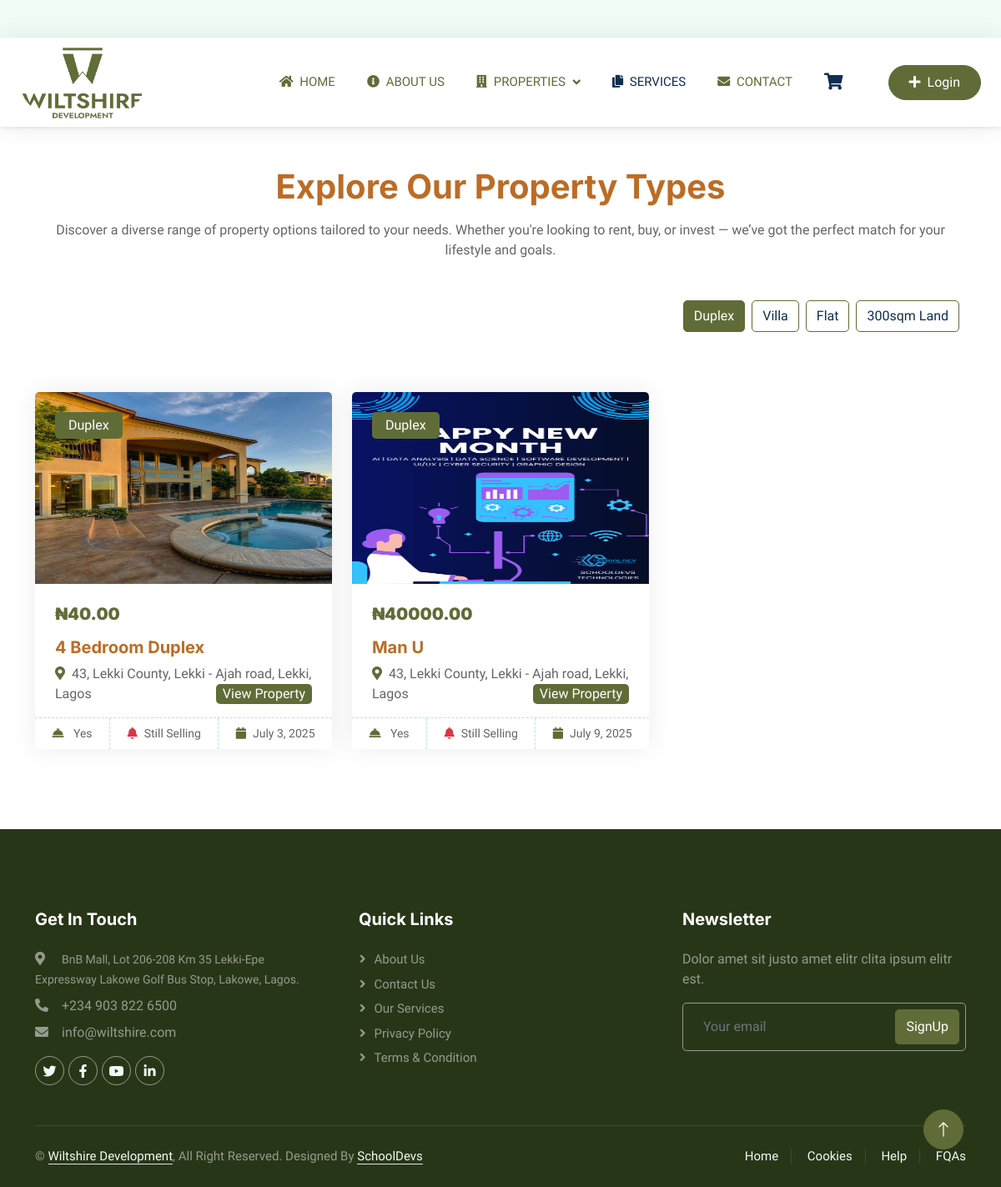
The app's page /PropertyTypeHome/ with its own data.
### myapp/models.py (models this page shows, shortened)
class PropertyType(models.Model):
    name = models.CharField(max_length=50, unique=True)
    def __str__(self):
        return self.name

class Property(models.Model):
    featureChoice = [
        ('For Sell', 'For Sell'),
        ('For Rent', 'For Rent'),
        ('Sub-Let', 'Sub-Let')
    ]
    PropertyStatus = [
        ('Still Selling', 'Still Selling'),
        ('Taken', 'Taken'),
        ('Leased Out', 'Leased Out')
    ]
    AllowedSubscription = [
        ('Yes', 'Yes'),
        ('No', 'No')
    ]
    title = models.CharField(max_length=200)
    description = models.TextField()
    price = models.DecimalField(max_digits=12, decimal_places=2)
    property_type = models.ForeignKey(PropertyType, on_delete=models.SET_NULL, null=True)
    location = models.ForeignKey(Location, on_delete=models.CASCADE)
    property_status = models.TextField("Property Status", choices=PropertyStatus, max_length=50)
    propertyFeature = models.CharField("feature Choice", choices=featureChoice, max_length=50)
    allSubscription = models.CharField(choices=AllowedSubscription, max_length=50)
    date_added = models.DateTimeField(auto_now_add=True)

class PropertyImage(models.Model):
    VIEW_CHOICES = [
        ('front', 'Front View'),
        ('back', 'Back View'),
        ('side', 'Side View'),
        ('palour', 'Palour View'),
        ('kitchen', 'Kitchen View'),
        ('bedroom', 'Bedroom View'),
    ]
    property = models.ForeignKey(Property, on_delete=models.CASCADE, related_name='images')
    image = models.ImageField(upload_to='property_images/')
    label = models.CharField(max_length=50, choices=VIEW_CHOICES)

class Location(models.Model):
    city = models.CharField(max_length=50)
    state = models.CharField(max_length=100)
    address = models.TextField()
    def __str__(self):
        return f"{self.address}, {self.city}, {self.state}"

### myapp/views.py (the view)
# urls.py: path('PropertyTypeHome/', views.PropertyTypeHome, name='PropertyTypeHome'),
def PropertyTypeHome(request):
    getSlider = SliderImages.objects.all()
    getAgent = Agent.objects.all()
    ClientTestimonies = ClientTestimony.objects.all()
    getPropertyLocation = Location.objects.all().distinct()
    property_types = PropertyType.objects.all()
    getPropertyCount = property_types.annotate(property_count=Count('property'))
    grouped_properties = OrderedDict()
    for prop_type in property_types:
        properties = Property.objects.filter(
            property_type=prop_type
        ).prefetch_related(
            Prefetch('images', queryset=PropertyImage.objects.all())
        )
        grouped_properties[prop_type.name] = properties
    context = {
        'getSliders': getSlider,
        'ClientTestimonies': ClientTestimonies,
        'getPropertyLocation': getPropertyLocation,
        'getPropertyType': getPropertyCount,
        'getPropertyType_': property_types,
        'grouped_properties': grouped_properties,
        'property_types': property_types,
        'getAgent': getAgent
    }
    return render(request, 'PropertyTypeHome.html', context)

### myapp/context_processors.py (called while the page is built)
def user_info(request):
    if request.user.is_authenticated:
        return {
            'user_username': request.user.username,
        }
    return {}

### myapp/templatetags/customs_tags.py (called while the page is built)
@register.filter
def get_item(dictionary, key):
    return dictionary.get(key)

### myapp/templates/PropertyTypeHome.html
{% load static %}
{% include 'header.html' %}
{% load customs_tags %}
<link rel="stylesheet" href="https://cdn.jsdelivr.net/npm/swiper@11/swiper-bundle.min.css" />
<div class="container-xxl py-5">
    <div class="container">
        <div class="text-center mx-auto mb-5 w-100 wow fadeInUp" data-wow-delay="0.1s">
            <h1 class="mb-3">Explore Our Property Types</h1>
            <p>Discover a diverse range of property options tailored to your needs. Whether you're looking to rent, buy, or invest — we’ve got the perfect match for your lifestyle and goals.</p>
        </div>
        <div class="row g-4">
            <ul class="nav nav-pills d-inline-flex justify-content-end mb-5">
              {% for type in property_types %}
                <li class="nav-item me-2">
                  <a class="btn btn-outline-primary {% if forloop.first %}active{% endif %}" data-bs-toggle="pill" href="#tab-{{ forloop.counter }}">
                    {{ type.name }}
                  </a>
                </li>
              {% endfor %}
            </ul>
            <div class="tab-content">
              {% for type in property_types %}
                <div id="tab-{{ forloop.counter }}" class="tab-pane fade show p-0 {% if forloop.first %}active{% endif %}">
                  <div class="row g-4">
                    {% for x in grouped_properties|get_item:type.name %}
                      <div class="col-lg-4 col-md-6 wow fadeInUp" data-wow-delay="0.1s">
                        <div class="property-item rounded overflow-hidden">
                          <div class="position-relative overflow-hidden">
                            <a href="#">
                              {% with x.images.first as first_image %}
                                {% if first_image %}
                                  <img src="{{ first_image.image.url }}" class="card-img-top" alt="{{ first_image.label }}" style="height:230px;">
                                {% else %}
                                  <img src="{% static 'img/default-property.jpg' %}" class="card-img-top" alt="No image available">
                                {% endif %}
                              {% endwith %}
                            </a>
                            <div class="bg-primary rounded text-white position-absolute start-0 top-0 m-4 py-1 px-3">{{ x.property_type }}</div>
                          </div>
                          <div class="p-4 pb-0">
                            <h5 class="text-primary mb-3"><strong>₦{{ x.price }}</strong></h5>
                            <a class="d-block h5 mb-2" href="#">{{ x.title }}</a>
                            <p>
                              <i class="fa fa-map-marker-alt text-primary me-2"></i>{{ x.location }}
                              <span class="bg-primary float-end px-2 rounded">
                                <a href="{% url 'viewProperty' x.id %}" class="text-white">View Property</a>
                              </span>
                            </p>
                          </div>
                          <div class="d-flex border-top">
                            <small class="flex-fill text-center border-end py-2">
                              <i class="fa fa-concierge-bell {% if x.allSubscription == 'Yes' %}text-primary{% else %}text-danger{% endif %} me-2"></i>
                              {{ x.allSubscription }}
                            </small>
                            <small class="flex-fill text-center border-end py-2">
                              <i class="fa fa-bell text-danger me-2"></i>{{ x.property_status }}
                            </small>
                            <small class="flex-fill text-center py-2">
                              <i class="fa fa-calendar text-primary me-2"></i>{{ x.date_added|date:"F j, Y" }}
                            </small>
                          </div>
                        </div>
                      </div>
                    {% empty %}
                      <div class="col-12 text-center">
                        <p class="text-muted">No properties listed for "{{ type.name }}"</p>
                      </div>
                    {% endfor %}
                  </div>
                </div>
              {% endfor %}
            </div>
          </div>
    </div>
</div>
{% include 'footer.html' %}

### myapp/static/css/style.css (style rules this page uses)
:root { --primary: #606c38; --secondary: #eb8f3f; --light: #EFFDF5; --dark: #0E2E50; }
.btn { transition: .5s; }
.nav-pills .nav-item .btn { color: var(--dark); }
.nav-pills .nav-item .btn:hover, .nav-pills .nav-item .btn.active { color: #FFFFFF; }
.property-item { box-shadow: 0 0 30px rgba(0, 0, 0, .08); }
.property-item img { transition: .5s; }
.property-item .border-top { border-top: 1px dashed rgba(0, 185, 142, .3) !important; }
.property-item .border-end { border-right: 1px dashed rgba(0, 185, 142, .3) !important; }

### records on screen
PropertyType: name "Duplex"
PropertyType: name "Villa"
PropertyType: name "Flat"
PropertyType: name "300sqm Land"
Property: images.first.image (picture), property_type "Duplex", price "40.00", title "4 Bedroom Duplex", location "43, Lekki County, Lekki - Ajah road, Lekki, Lagos", allSubscription "Yes", property_status "Still Selling", date_added "July 3, 2025"
Property: images.first.image (picture), property_type "Duplex", price "40000.00", title "Man U", location "43, Lekki County, Lekki - Ajah road, Lekki, Lagos", allSubscription "Yes", property_status "Still Selling", date_added "July 9, 2025"
